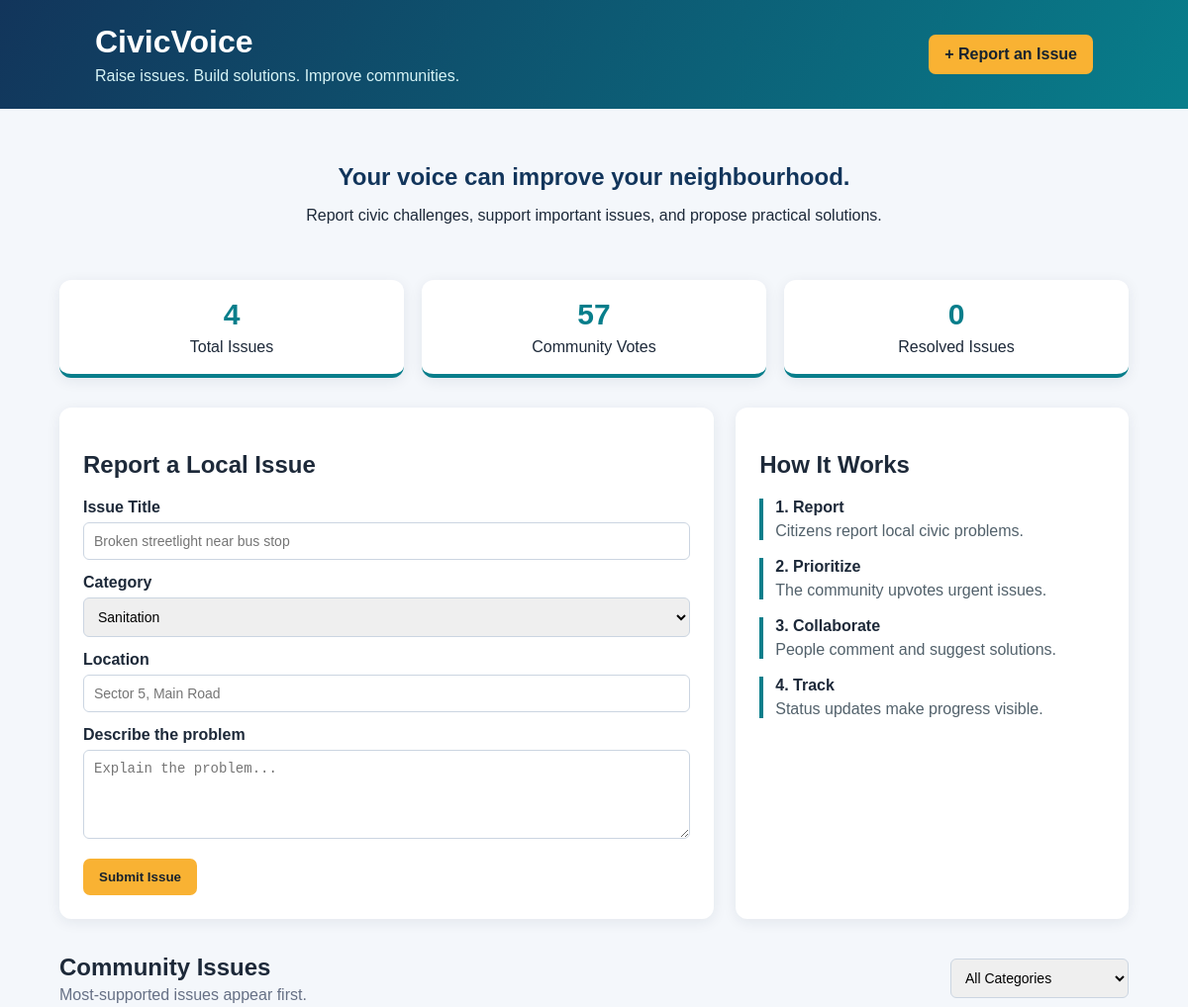
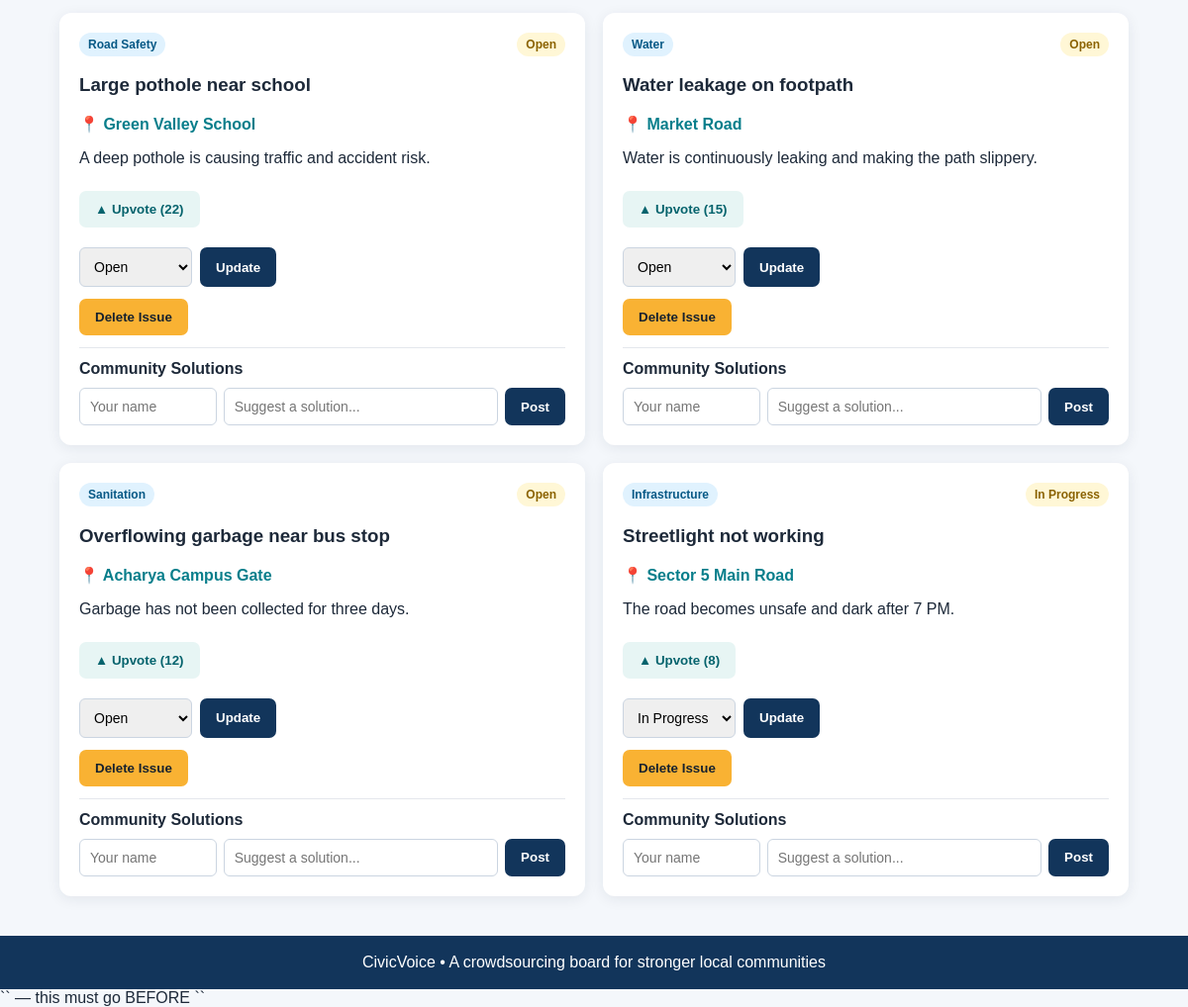
The page / on the database its author committed (2 pictures, top to bottom).
### tables this page shows
CREATE TABLE issues (
            id INTEGER PRIMARY KEY AUTOINCREMENT,
            title TEXT NOT NULL,
            category TEXT NOT NULL,
            location TEXT NOT NULL,
            description TEXT NOT NULL,
            votes INTEGER DEFAULT 0,
            status TEXT DEFAULT 'Open'
        );

### app.py (the view)
@app.route("/")
def index():
    category = request.args.get("category", "All")
    db = get_db()
    categories = db.execute(
        "SELECT DISTINCT category FROM issues ORDER BY category"
    ).fetchall()
    if category == "All":
        issues = db.execute(
            "SELECT * FROM issues ORDER BY votes DESC, id DESC"
        ).fetchall()
    else:
        issues = db.execute(
            "SELECT * FROM issues WHERE category = ? ORDER BY votes DESC, id DESC",
            (category,)
        ).fetchall()
    total_issues = db.execute(
        "SELECT COUNT(*) AS total FROM issues"
    ).fetchone()["total"]
    total_votes = db.execute(
        "SELECT COALESCE(SUM(votes), 0) AS total FROM issues"
    ).fetchone()["total"]
    resolved_issues = db.execute(
        "SELECT COUNT(*) AS total FROM issues WHERE status = 'Resolved'"
    ).fetchone()["total"]
    comments = db.execute(
        "SELECT * FROM comments ORDER BY id DESC"
    ).fetchall()
    comments_by_issue = {}
    for comment in comments:
        comments_by_issue.setdefault(comment["issue_id"], []).append(comment)
    db.close()
    return render_template(
        "index.html",
        issues=issues,
        categories=categories,
        selected_category=category,
        total_issues=total_issues,
        total_votes=total_votes,
        resolved_issues=resolved_issues,
        comments_by_issue=comments_by_issue
    )

### app.py (called while the page is built)
def get_db():
    connection = sqlite3.connect(DATABASE)
    connection.row_factory = sqlite3.Row
    return connection

### templates/index.html (shortened to what this page needs)
<!DOCTYPE html>
<html lang="en">
<head>
    <link rel="stylesheet" href="{{ url_for('static', filename='style.css') }}">
</head>
<body>
    <header>
        <div>
            <h1>CivicVoice</h1>
            <p>Raise issues. Build solutions. Improve communities.</p>
        </div>
        <a class="report-button" href="#report-form">+ Report an Issue</a>
    </header>
    <main>
        <section class="hero">
            <h2>Your voice can improve your neighbourhood.</h2>
            <p>Report civic challenges, support important issues, and propose practical solutions.</p>
        </section>
        <section class="stats">
            <div class="stat-card">
                <span>{{ total_issues }}</span>
                <p>Total Issues</p>
            </div>
            <div class="stat-card">
                <span>{{ total_votes }}</span>
                <p>Community Votes</p>
            </div>
            <div class="stat-card">
                <span>{{ resolved_issues }}</span>
                <p>Resolved Issues</p>
            </div>
        </section>
        <section class="two-column">
            <div class="form-panel" id="report-form">
                <h2>Report a Local Issue</h2>
                <form action="/add-issue" method="POST">
                    <label>Issue Title</label>
                    <input type="text" name="title" placeholder="Broken streetlight near bus stop" required>
                    <label>Category</label>
                    <select name="category" required>
                        <option value="Sanitation">Sanitation</option>
                    </select>
                    <label>Location</label>
                    <input type="text" name="location" placeholder="Sector 5, Main Road" required>
                    <label>Describe the problem</label>
                    <textarea name="description" placeholder="Explain the problem..." required></textarea>
                    <button type="submit">Submit Issue</button>
                </form>
            </div>
            <div class="info-panel">
                <h2>How It Works</h2>
                <div class="step">
                    <b>1. Report</b>
                    <p>Citizens report local civic problems.</p>
                </div>
                <div class="step">
                    <b>2. Prioritize</b>
                    <p>The community upvotes urgent issues.</p>
                </div>
                <div class="step">
                    <b>3. Collaborate</b>
                    <p>People comment and suggest solutions.</p>
                </div>
                <div class="step">
                    <b>4. Track</b>
                    <p>Status updates make progress visible.</p>
                </div>
            </div>
        </section>
        <section class="issues-section">
            <div class="section-heading">
                <div>
                    <h2>Community Issues</h2>
                    <p>Most-supported issues appear first.</p>
                </div>
                <form method="GET">
                    <select name="category" onchange="this.form.submit()">
                        <option value="All">All Categories</option>
                    </select>
                </form>
            </div>
            <div class="issue-grid">
                {% for issue in issues %}
                <article class="issue-card">
                    <div class="issue-top">
                        <span class="category">{{ issue["category"] }}</span>
                        <span class="status">{{ issue["status"] }}</span>
                    </div>
                    <h3>{{ issue["title"] }}</h3>
                    <p class="location">📍 {{ issue["location"] }}</p>
                    <p>{{ issue["description"] }}</p>
                    <form action="/upvote/{{ issue['id'] }}" method="POST">
                        <button class="vote-button" type="submit">
                            ▲ Upvote ({{ issue["votes"] }})
                        </button>
                    </form>
                    <form class="status-form" action="/change-status/{{ issue['id'] }}" method="POST">
                        <select name="status">
                            <option {% if issue["status"] == "Open" %}selected{% endif %}>Open</option>
                            <option {% if issue["status"] == "In Progress" %}selected{% endif %}>In Progress</option>
                        </select>
                        <button type="submit">Update</button>
                    </form>
                    <form action="/delete-issue/{{ issue['id'] }}" method="POST">
    <button type="submit">Delete Issue</button>
</form>
                    <div class="comments">
                        <h4>Community Solutions</h4>
                        <form action="/add-comment/{{ issue['id'] }}" method="POST">
                            <input type="text" name="name" placeholder="Your name" required>
                            <input type="text" name="message" placeholder="Suggest a solution..." required>
                            <button type="submit">Post</button>
                        </form>
                    </div>
                </article>
                {% else %}
                <p>No issues found in this category.</p>
                {% endfor %}
            </div>
        </section>
    </main>
    <footer>
        CivicVoice • A crowdsourcing board for stronger local communities
    </footer>
    `<script src="{{ url_for('static', filename='script.js') }}"></script>` — this must go BEFORE `</body>`
</body>
</html>

### static/style.css (style rules this page uses)
* { box-sizing: border-box; }
body { margin: 0; font-family: Arial, sans-serif; background: #f4f7fb; color: #1d2939; }
header { background: linear-gradient(120deg, #12355b, #087e8b); color: white; padding: 24px 8%; display: flex; justify-content: space-between; align-items: center; }
header h1, header p { margin: 0; }
header p { margin-top: 7px; color: #d7f4f6; }
.report-button, button { background: #f9b233; color: #17222e; padding: 11px 16px; border: none; border-radius: 7px; cursor: pointer; font-weight: bold; text-decoration: none; }
main { width: min(1180px, 90%); margin: auto; }
.hero { text-align: center; padding: 35px 10px 20px; }
.hero h2 { margin-bottom: 8px; color: #12355b; }
.stats { display: grid; grid-template-columns: repeat(3, 1fr); gap: 18px; margin: 20px 0 30px; }
.stat-card, .form-panel, .info-panel, .issue-card { background: white; border-radius: 12px; box-shadow: 0 3px 14px rgba(20, 40, 70, 0.08); }
.stat-card { text-align: center; padding: 18px; border-bottom: 4px solid #087e8b; }
.stat-card span { font-size: 30px; font-weight: bold; color: #087e8b; }
.stat-card p { margin: 7px 0 0; }
.two-column { display: grid; grid-template-columns: 1.25fr 0.75fr; gap: 22px; margin-bottom: 35px; }
.form-panel, .info-panel { padding: 24px; }
label { display: block; font-weight: bold; margin: 14px 0 6px; }
input, textarea, select { width: 100%; padding: 10px; border: 1px solid #cbd5e1; border-radius: 6px; font-size: 14px; }
textarea { min-height: 90px; resize: vertical; }
.form-panel button { margin-top: 16px; }
.step { border-left: 4px solid #087e8b; padding-left: 12px; margin: 18px 0; }
.step p { margin: 6px 0; color: #52616b; }
.section-heading { display: flex; justify-content: space-between; align-items: center; margin-bottom: 16px; }
.section-heading h2, .section-heading p { margin: 0; }
.section-heading p { margin-top: 5px; color: #667085; }
.section-heading select { width: 180px; }
.issue-grid { display: grid; grid-template-columns: repeat(2, 1fr); gap: 18px; margin-bottom: 40px; }
.issue-card { padding: 20px; }
.issue-top { display: flex; justify-content: space-between; gap: 10px; }
.category, .status { padding: 5px 9px; border-radius: 20px; font-size: 12px; font-weight: bold; }
.category { background: #e0f2fe; color: #075985; }
.status { background: #fff7d6; color: #8a6200; }
.location { color: #087e8b; font-weight: bold; }
.vote-button { background: #e7f5f4; color: #05636d; margin: 8px 0; }
.status-form { display: flex; gap: 8px; margin: 12px 0; }
.status-form select { width: auto; }
.status-form button, .comments button { background: #12355b; color: white; }
.comments { border-top: 1px solid #e4e7ec; margin-top: 12px; padding-top: 12px; }
.comments h4 { margin: 0 0 10px; }
.comments form { display: grid; grid-template-columns: 1fr 2fr auto; gap: 7px; margin-top: 10px; }
footer { text-align: center; background: #12355b; color: white; padding: 18px; margin-top: 30px; }

### rows shown on the page
issues: category "Road Safety", status "Open", title "Large pothole near school", location "Green Valley School", description "A deep pothole is causing traffic and accident risk.", votes "22"
issues: category "Water", status "Open", title "Water leakage on footpath", location "Market Road", description "Water is continuously leaking and making the path slippery.", votes "15"
issues: category "Sanitation", status "Open", title "Overflowing garbage near bus stop", location "Acharya Campus Gate", description "Garbage has not been collected for three days.", votes "12"
issues: category "Infrastructure", status "In Progress", title "Streetlight not working", location "Sector 5 Main Road", description "The road becomes unsafe and dark after 7 PM.", votes "8"

### other values the page prints
{{ total_issues }} "4"
{{ total_votes }} "57"
{{ resolved_issues }} "0"
